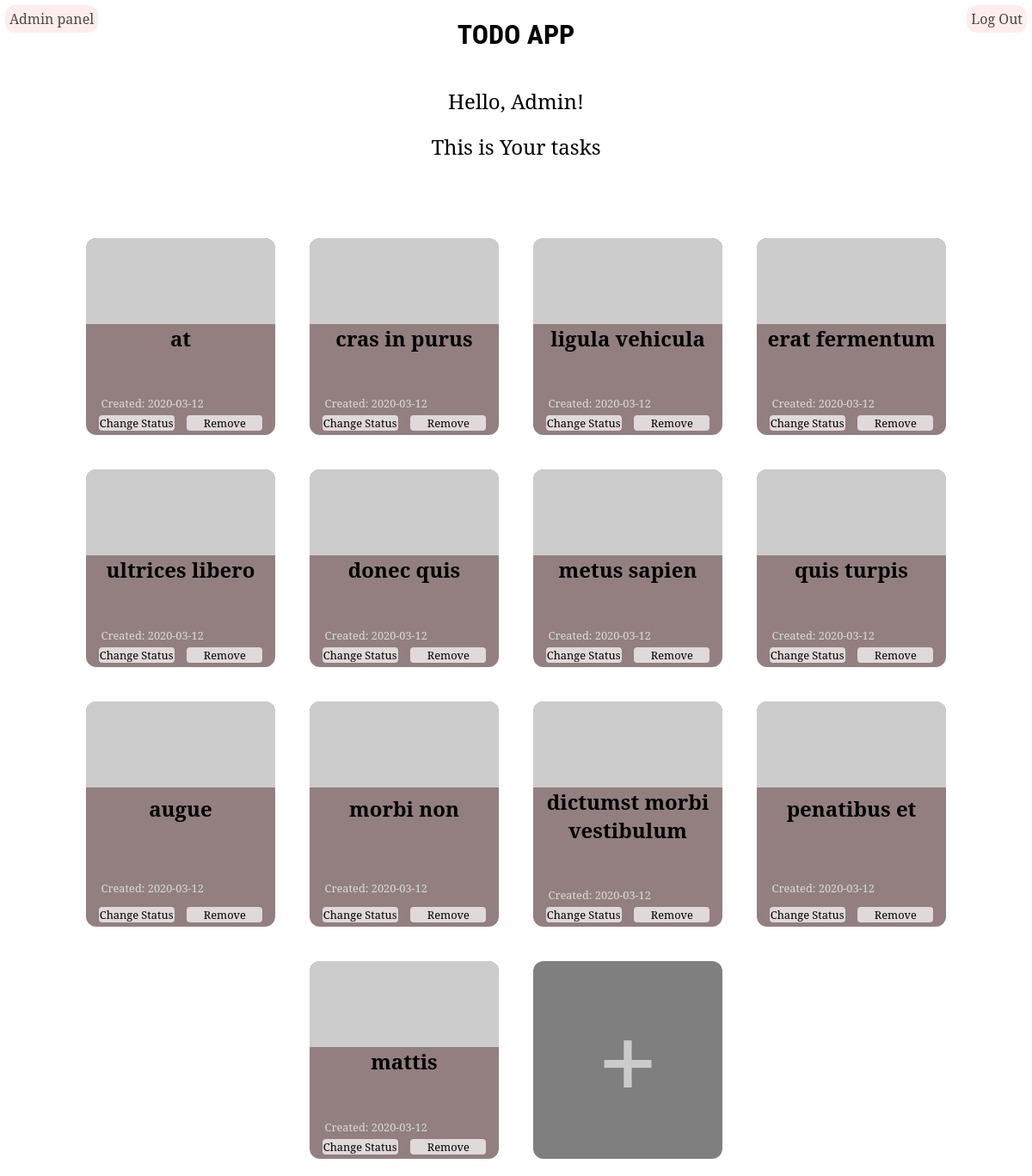
Page /users/Admin (signed in) on the earlier database version.
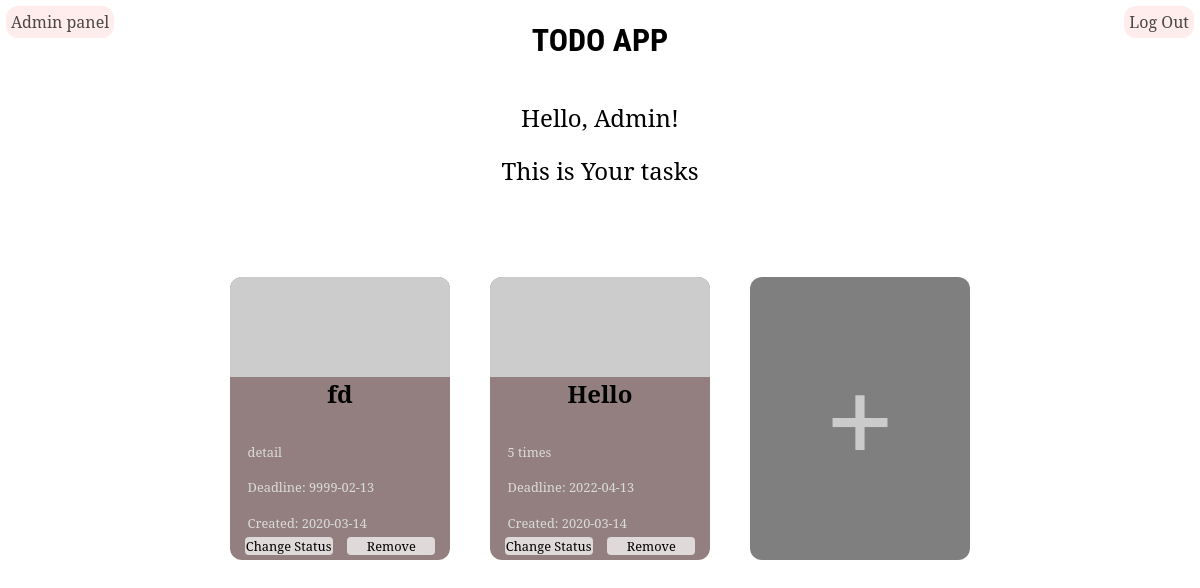
Same page on the later database version.
### models.py (models this page shows, shortened)
class Abstract:
    id = Column(Integer, primary_key=True)
    created_on = Column(Date, default=date.today())

class User(Abstract, Base):
    __tablename__ = 'users'
    username = Column(String(20), nullable=False, unique=True)
    email = Column(String(30), nullable=False, unique=True)
    password = Column(String(60), nullable=False)
    hash_password = Column(String(64))
    access = Column(String(60), default='User')
    access_id = Column(Integer, default=accesses_id['User'])
    tasks = relationship("Task", cascade="all, delete-orphan")

class Task(Abstract, Base):
    __tablename__ = 'tasks'
    title = Column(String(20), nullable=False)
    author_id = Column(Integer, ForeignKey('users.id', ondelete='CASCADE'), nullable=False)
    details = Column(Text)
    deadline = Column(Date)
    status = Column(Boolean, default=0)
    author = relationship(User)

### app.py (the view, shortened to what this page needs)
@app.route('/users/<name>', methods=['GET', 'POST'])
def user_page(name):
    user_tasks = get_user_tasks(name)
    access_id = None
    if get_user_info(name) != None:
        access_id = get_user_info(name)["access_id"]
    return render_template('user.html', name=name, tasks=user_tasks, access_id=access_id)

### models.py (called while the page is built)
def get_user_info(name):
    engine = create_engine('sqlite:///app.db', echo=True)
    session = Session(bind=engine)
    user = session.query(User).filter_by(username=name).first()
    if user != None:
        user_info = {
                    "id": user.id,
                    "name": user.username,
                    "email": user.email,
                    "password": user.password,
                    "access": user.access,
                    "access_id": user.access_id
                    }
        session.close()
        return user_info
    session.close()
    return None

def get_user_tasks(name):
    engine = create_engine('sqlite:///app.db', echo=True)
    session = Session(bind=engine)
    user = session.query(User).filter_by(username=name).first()
    if user:
        user_tasks = user.tasks
        session.close()
        return user_tasks
    session.close()
    return None

### templates/user.html (shortened to what this page needs)
<head>
    <link rel="stylesheet" href="{{ url_for('static', filename='styles.css') }}">
    <link rel="stylesheet" href="{{ url_for('static', filename='user.css') }}">
</head>
{% if name != session['account'] %}
    <p>Something went wrong, please go to
        <a href={{ url_for('login') }}>Log In</a> /
        <a href={{ url_for('index') }}>Sign Up</a>
    </p>
{% else %}
    <h1>TODO APP</h1>
    <div class="hello">
        <p>Hello, {{ name|title }}!</p>
        <p>This is Your tasks</p>
    </div>
    <div class="wrapper">
    {% for task in tasks %}
    <div id={{ loop.index|string }} class="card" {% if task.status == True %} style="background: rgba(0,40,0,0.5);" {% else %} style="background: rgba(40,0,0,0.5);" {% endif %}>
        <div class="card-img"></div>
        <h2 class="card-heading">{{ task.title }}</h2>
        <p class="card-details">{{ task.details }}</p>
         {% if task.deadline %}
        <p class="card-end-date">Deadline: {{ task.deadline }}</p>
         {% endif %}
        <p class="card-start-date">Created: {{ task.created_on }}</p>
        <div class="card-ui">
            <a href={{ "/status_task/" + loop.index|string }} id="change">Change Status</a>
            <a href="#" id="remove" onclick=remove_task(event)>Remove</a>
        </div>
    </div>
    {% endfor %}
    <div id="new_task" class="card">
        <div id="plus" onclick=add_task_form()>+</div>
    </div>
    </div>
    {% if access_id >= 3 %}
    <a href={{ url_for('admin_panel') }} class="buttons admin-panel">Admin panel</a>
    {% endif %}
    <a href={{ url_for('logout') }} class="buttons logout">Log Out</a>
{% endif %}

### static/styles.css (style rules this page uses)
h1 { font-family: 'Roboto Condensed', sans-serif; text-align: center; }
a, p { margin-bottom: 0; cursor: pointer; text-align: center; text-decoration: none; color: rgb(25, 76, 216); font-size: 0.8rem; }

### static/user.css (style rules this page uses)
.hello p { margin: 20px auto; width: max-content; color: black; font-size: 150%; }
.card { display: flex; flex-direction: column; justify-content: space-between; color: black; text-align: center; width: 220px; margin: 20px; background: rgba(0,0,0,0.5); border-radius: 12px; }
.card p { text-align: left; margin-left: 8%; margin-bottom: 5px; cursor: initial; color: rgb(219, 219, 219); }
.card-img { height: 100px; width: 100%; background: url(https://picsum.photos/600/800); background-size: cover; background-position: center; border-radius: 12px 12px 0 0; }
.card-heading { margin-top: 0; }
.wrapper { width: 100%; margin-top: 50px; margin-bottom: auto; display: flex; flex-wrap: wrap; justify-content: inherit; }
.card-ui { color: black; display: flex; justify-content: space-evenly; }
.card-ui a { width: 40%; padding: 5px inherit; margin-bottom: 5px; font-size: 0.8rem; background:rgba(255,255,255,0.7); color: black; border-radius: 4px; transition: filter 0.2s ease-in-out; }
#new_task { font-size: 8rem; font-weight: bolder; color: rgba(245, 245, 245, 0.65); }
#plus { cursor: pointer; width: max-content; margin: auto; padding: 0; border-radius: 0%; transition: filter 0.2s ease-in-out; }
.buttons { background-color: rgba(255,230,230,0.7); border-radius: 12px; color: rgba(0,0,0,0.7); padding: 5px; margin: 6px; font-size: 1rem; width: max-content; position: fixed; right: 0; top: 0; }
.admin-panel { left: 0; }

Differences in the rows shown:
removed Task: title "at", created_on "2020-03-12"
removed Task: title "cras in purus", created_on "2020-03-12"
removed Task: title "ligula vehicula", created_on "2020-03-12"
removed Task: title "erat fermentum", created_on "2020-03-12"
removed Task: title "ultrices libero", created_on "2020-03-12"
removed Task: title "donec quis", created_on "2020-03-12"
removed Task: title "metus sapien", created_on "2020-03-12"
removed Task: title "quis turpis", created_on "2020-03-12"
removed Task: title "augue", created_on "2020-03-12"
removed Task: title "morbi non", created_on "2020-03-12"
removed Task: title "dictumst morbi vestibulum", created_on "2020-03-12"
removed Task: title "penatibus et", created_on "2020-03-12"
removed Task: title "mattis", created_on "2020-03-12"
added Task: title "fd", details "detail", deadline "9999-02-13", created_on "2020-03-14"
added Task: title "Hello", details "5 times", deadline "2022-04-13", created_on "2020-03-14"
